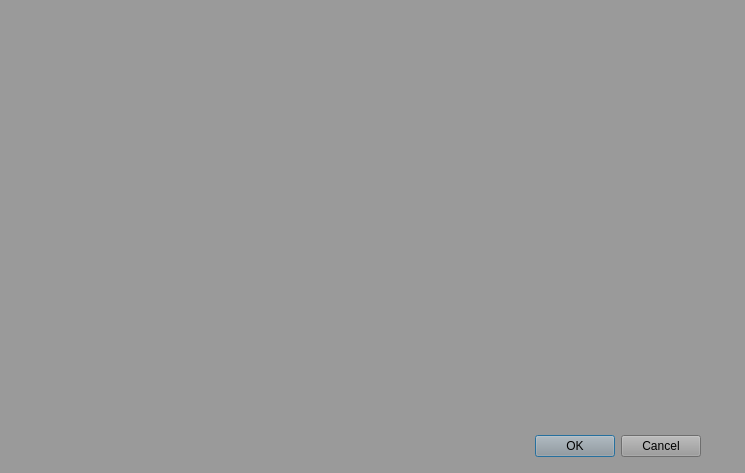
<?xml version="1.0" encoding="UTF-8"?>
<ui version="4.0">
 <class>Dialog</class>
 <widget class="QDialog" name="Dialog">
  <property name="geometry">
   <rect>
    <x>0</x>
    <y>0</y>
    <width>745</width>
    <height>473</height>
   </rect>
  </property>
  <property name="windowTitle">
   <string>Dialog</string>
  </property>
  <property name="styleSheet">
   <string notr="true">background-color: rgb(154, 154, 154);</string>
  </property>
  <widget class="QDialogButtonBox" name="buttonBox">
   <property name="geometry">
    <rect>
     <x>360</x>
     <y>430</y>
     <width>341</width>
     <height>32</height>
    </rect>
   </property>
   <property name="orientation">
    <enum>Qt::Horizontal</enum>
   </property>
   <property name="standardButtons">
    <set>QDialogButtonBox::Cancel|QDialogButtonBox::Ok</set>
   </property>
  </widget>
 </widget>
 <resources/>
 <connections>
  <connection>
   <sender>buttonBox</sender>
   <signal>accepted()</signal>
   <receiver>Dialog</receiver>
   <slot>accept()</slot>
   <hints>
    <hint type="sourcelabel">
     <x>248</x>
     <y>254</y>
    </hint>
    <hint type="destinationlabel">
     <x>157</x>
     <y>274</y>
    </hint>
   </hints>
  </connection>
  <connection>
   <sender>buttonBox</sender>
   <signal>rejected()</signal>
   <receiver>Dialog</receiver>
   <slot>reject()</slot>
   <hints>
    <hint type="sourcelabel">
     <x>316</x>
     <y>260</y>
    </hint>
    <hint type="destinationlabel">
     <x>286</x>
     <y>274</y>
    </hint>
   </hints>
  </connection>
 </connections>
</ui>
